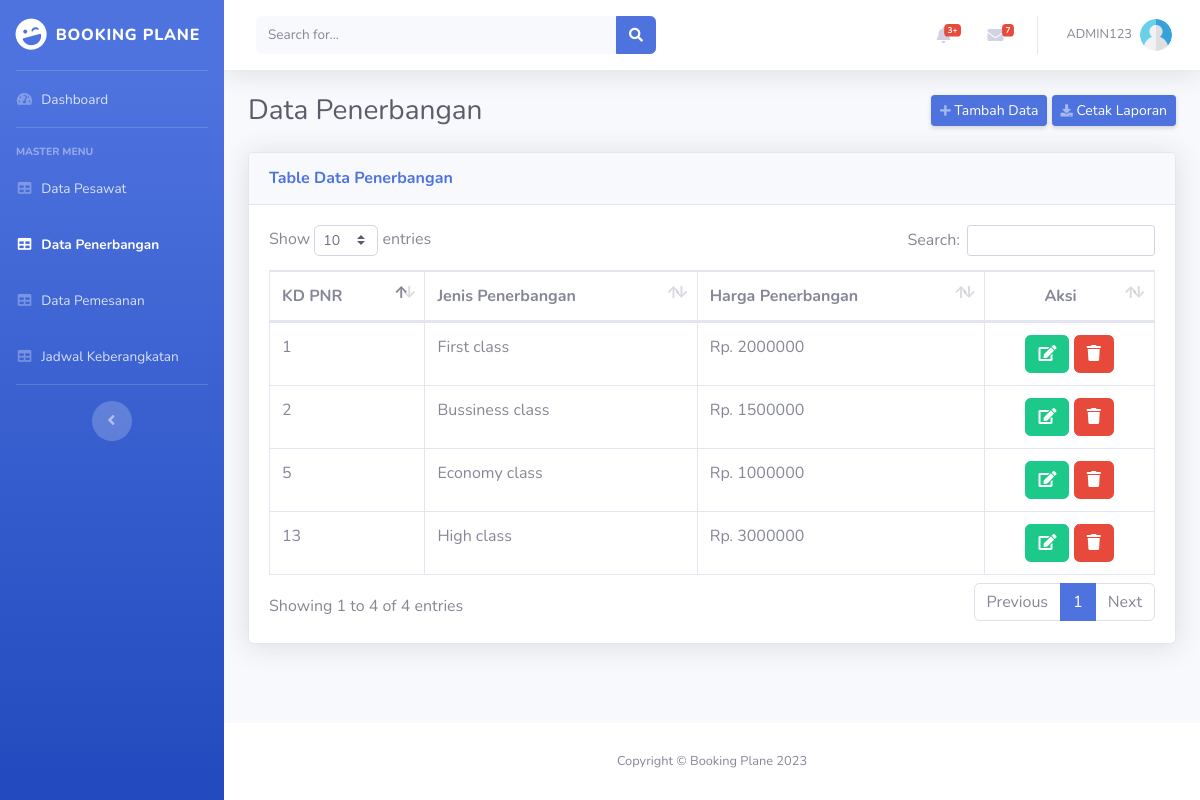
The app's page /public/penerbangan (signed in) with its own data.
### tables this page shows
CREATE TABLE `data_penerbangan` (
  `KD_Penerbangan` int(25) NOT NULL,
  `Jenis_Penerbangan` varchar(100) NOT NULL,
  `Harga_Penerbangan` int(100) NOT NULL
);

### mvcapp/config/Controller.php (called while the page is built, shortened)
<?php
	class Controller {
		function views($path, $data = []) {
			require_once '../mvcapp/views/'. $path .'.php';
		}
		function models($path) {
			return new $path;
		}
	}
?>

### mvcapp/controllers/penerbangan.php (called while the page is built, shortened)
<?php
	class Penerbangan extends Controller {
		function index() {
			$data['title'] = 'Penerbangan';
			$data['penerbangan'] = $this->models('penerbangan_model')->getDataPenerbangan();
			$this->views('datapenerbangan/halaman_penerbangan', $data);
		}
	}
?>

### mvcapp/config/Routing.php (called while the page is built, shortened)
<?php
	class Routing {
		protected $method = 'index';
		protected $parameter = [];
		function __construct() {
			$this->controller = new $this->controller;
			call_user_func_array([$this->controller, $this->method], $this->parameter);
		}
	}
?>

### public/index.php (called while the page is built, shortened)
<?php
    $route = new Routing();
?>

### mvcapp/config/Database.php (called while the page is built, shortened)
<?php
	class Database {
		protected $host = HOST_SERVER;
		protected $user = HOST_USER;
		protected $pass = HOST_PASS;
		protected $db	= HOST_DB;
		protected $conection;
		protected $statment;
		function __construct() {
			$db_connect = 'mysql:host='. $this->host .';dbname='. $this->db;
			$optimasi = [
				PDO::ATTR_PERSISTENT => true,
				PDO::ATTR_ERRMODE => PDO::ERRMODE_EXCEPTION
			];
			try {
				$this->conection = new PDO($db_connect, $this->user, $this->pass, $optimasi);
			}
			catch(PDOException $e) {
				die($e->getMessage());
			}
		}
		function query($sql) {
			$this->statment = $this->conection->prepare($sql);
		}
		function execution() {
			$this->statment->execute();
		}
		function resultAll() {
			$this->execution();
			return $this->statment->fetchAll(PDO::FETCH_ASSOC);
		}
	}
?>

### mvcapp/models/penerbangan_model.php (called while the page is built, shortened)
<?php
	class Penerbangan_model {
		private $table = 'data_penerbangan';
		private $db_conn;
		function __construct() {
			$this->db_conn = new Database;
		}
		function getDataPenerbangan() {
			$query = "SELECT * FROM $this->table";
			$this->db_conn->query($query);
			return $this->db_conn->resultAll();
		}
	}
?>

### mvcapp/views/datapenerbangan/halaman_penerbangan.php (the view, shortened to what this page needs)
<body id="page-top">
    <div id="wrapper">
        <ul class="navbar-nav bg-gradient-primary sidebar sidebar-dark accordion" id="accordionSidebar">
            <a class="sidebar-brand d-flex align-items-center justify-content-center" href="<?= URL_UTAMA; ?>">
                <div class="sidebar-brand-icon rotate-n-15">
                    <i class="fas fa-laugh-wink"></i>
                </div>
                <div class="sidebar-brand-text mx-2 text-nowrap">Booking Plane</div>
            </a>
            <hr class="sidebar-divider my-0">
            <li class="nav-item">
                <a class="nav-link" href="<?= URL_UTAMA; ?>">
                    <i class="fas fa-fw fa-tachometer-alt"></i>
                    <span>Dashboard</span></a>
            </li>
            <hr class="sidebar-divider">
            <div class="sidebar-heading">
                Master Menu
            </div>
            <li class="nav-item">
                <a class="nav-link" href="<?= URL_UTAMA; ?>/pesawat">
                    <i class="fas fa-fw fa-table"></i>
                    <span>Data Pesawat</span></a>
            </li>
            <li class="nav-item active">
                <a class="nav-link" href="<?= URL_UTAMA; ?>/penerbangan">
                    <i class="fas fa-fw fa-table"></i>
                    <span>Data Penerbangan</span></a>
            </li>
            <li class="nav-item">
                <a class="nav-link" href="<?= URL_UTAMA; ?>/pemesanan">
                    <i class="fas fa-fw fa-table"></i>
                    <span>Data Pemesanan</span></a>
            </li>
            <li class="nav-item">
                <a class="nav-link" href="<?= URL_UTAMA; ?>/jadwal">
                    <i class="fas fa-fw fa-table"></i>
                    <span>Jadwal Keberangkatan</span></a>
            </li>
            <hr class="sidebar-divider d-none d-md-block">
            <div class="text-center d-none d-md-inline">
                <button class="rounded-circle border-0" id="sidebarToggle"></button>
            </div>
        </ul>
        <div id="content-wrapper" class="d-flex flex-column">
            <div id="content">
                <nav class="navbar navbar-expand navbar-light bg-white topbar mb-4 static-top shadow">
                    <form
                        class="d-none d-sm-inline-block form-inline mr-auto ml-md-3 my-2 my-md-0 mw-100 navbar-search">
                        <div class="input-group">
                            <input type="text" class="form-control bg-light border-0 small" placeholder="Search for..."
                                aria-label="Search" aria-describedby="basic-addon2">
                            <div class="input-group-append">
                                <button class="btn btn-primary" type="button">
                                    <i class="fas fa-search fa-sm"></i>
                                </button>
                            </div>
                        </div>
                    </form>
                    <ul class="navbar-nav ml-auto">
                        <li class="nav-item dropdown no-arrow mx-1">
                            <a class="nav-link dropdown-toggle" href="#" id="alertsDropdown" role="button"
                                data-toggle="dropdown" aria-haspopup="true" aria-expanded="false">
                                <i class="fas fa-bell fa-fw"></i>
                                <span class="badge badge-danger badge-counter">3+</span>
                            </a>
                        </li>
                        <li class="nav-item dropdown no-arrow mx-1">
                            <a class="nav-link dropdown-toggle" href="#" id="messagesDropdown" role="button"
                                data-toggle="dropdown" aria-haspopup="true" aria-expanded="false">
                                <i class="fas fa-envelope fa-fw"></i>
                                <span class="badge badge-danger badge-counter">7</span>
                            </a>
                        </li>
                        <li class="nav-item dropdown no-arrow">
                            <a class="nav-link dropdown-toggle" href="#" id="userDropdown" role="button"
                                data-toggle="dropdown" aria-haspopup="true" aria-expanded="false">
                                <span class="mr-2 d-none d-lg-inline text-gray-600 small"><?= $_SESSION['user']; ?></span>
                                <img class="img-profile rounded-circle"
                                    src="<?= URL_UTAMA; ?>/img/user.png" title="<?= $_SESSION['user']; ?>" alt="<?= $_SESSION['user']; ?>">
                            </a>
                        </li>
                    </ul>
                </nav>
                <div class="container-fluid">
                    <div class="d-sm-flex align-items-center justify-content-between mb-4">
                        <h1 class="h3 mb-0 text-gray-800">Data Penerbangan</h1>
                        <div class="opsi">
                            <a href="<?= URL_UTAMA; ?>/penerbangan/tambah_data" class="d-sm-inline-block btn btn-sm btn-primary shadow-sm">
                                <i class="fas fa-plus fa-sm text-white-50"></i> Tambah Data</a>
                            <a href="<?= URL_UTAMA; ?>/penerbangan/Cetak_Data_Penerbangan" class="d-sm-inline-block btn btn-sm btn-primary shadow-sm" target="_blank">
                                <i class="fas fa-download fa-sm text-white-50"></i> Cetak Laporan</a>
                        </div>
                    </div>
                    <div class="card shadow mb-4">
                        <div class="card-header py-3">
                            <h6 class="m-0 font-weight-bold text-primary">Table Data Penerbangan</h6>
                        </div>
                        <div class="card-body">
                            <div class="table-responsive">
                                <table class="table table-bordered table-hover" id="dataTable" width="100%" cellspacing="0">
                                    <thead>
                                        <tr>
                                            <th nowrap="nowrap">KD PNR</th>
                                            <th nowrap="nowrap">Jenis Penerbangan</th>
                                            <th nowrap="nowrap">Harga Penerbangan</th>
                                            <th nowrap="nowrap" class="text-center">Aksi</th>
                                        </tr>
                                    </thead>
                                    <tbody>
                                        <?php foreach ($data['penerbangan'] as $res) : ?>
                                            <tr>
                                                <td><?= $res['KD_Penerbangan']; ?></td>
                                                <td><?= $res['Jenis_Penerbangan']; ?></td>
                                                <td><?= 'Rp. '. $res['Harga_Penerbangan']; ?></td>
                                                <td nowrap="nowrap" class="text-center">
                                                    <a href="<?= URL_UTAMA; ?>/penerbangan/edit_data/<?= $res['KD_Penerbangan']; ?>" class="btn btn-success btn-square" title="Edit">
                                                        <i class="fas fa-edit"></i>
                                                    </a>
                                                    <a href="#" class="btn btn-danger btn-square" data-toggle="modal" data-target="#deleteModal" title="Hapus">
                                                        <i class="fas fa-trash"></i>
                                                    </a>
                                                </td>
                                            </tr>
                                        <?php endforeach; ?>
                                    </tbody>
                                </table>
                            </div>
                        </div>
                    </div>
                </div>
            </div>
            <footer class="sticky-footer bg-white">
                <div class="container my-auto">
                    <div class="copyright text-center my-auto">
                        <span>Copyright &copy; Booking Plane 2023</span>
                    </div>
                </div>
            </footer>
        </div>
    </div>

### records on screen
data_penerbangan: KD_Penerbangan "1", Jenis_Penerbangan "First class", Harga_Penerbangan "2000000"
data_penerbangan: KD_Penerbangan "2", Jenis_Penerbangan "Bussiness class", Harga_Penerbangan "1500000"
data_penerbangan: KD_Penerbangan "5", Jenis_Penerbangan "Economy class", Harga_Penerbangan "1000000"
data_penerbangan: KD_Penerbangan "13", Jenis_Penerbangan "High class", Harga_Penerbangan "3000000"

### other values on screen
$_SESSION['user'] "ADMIN123"
